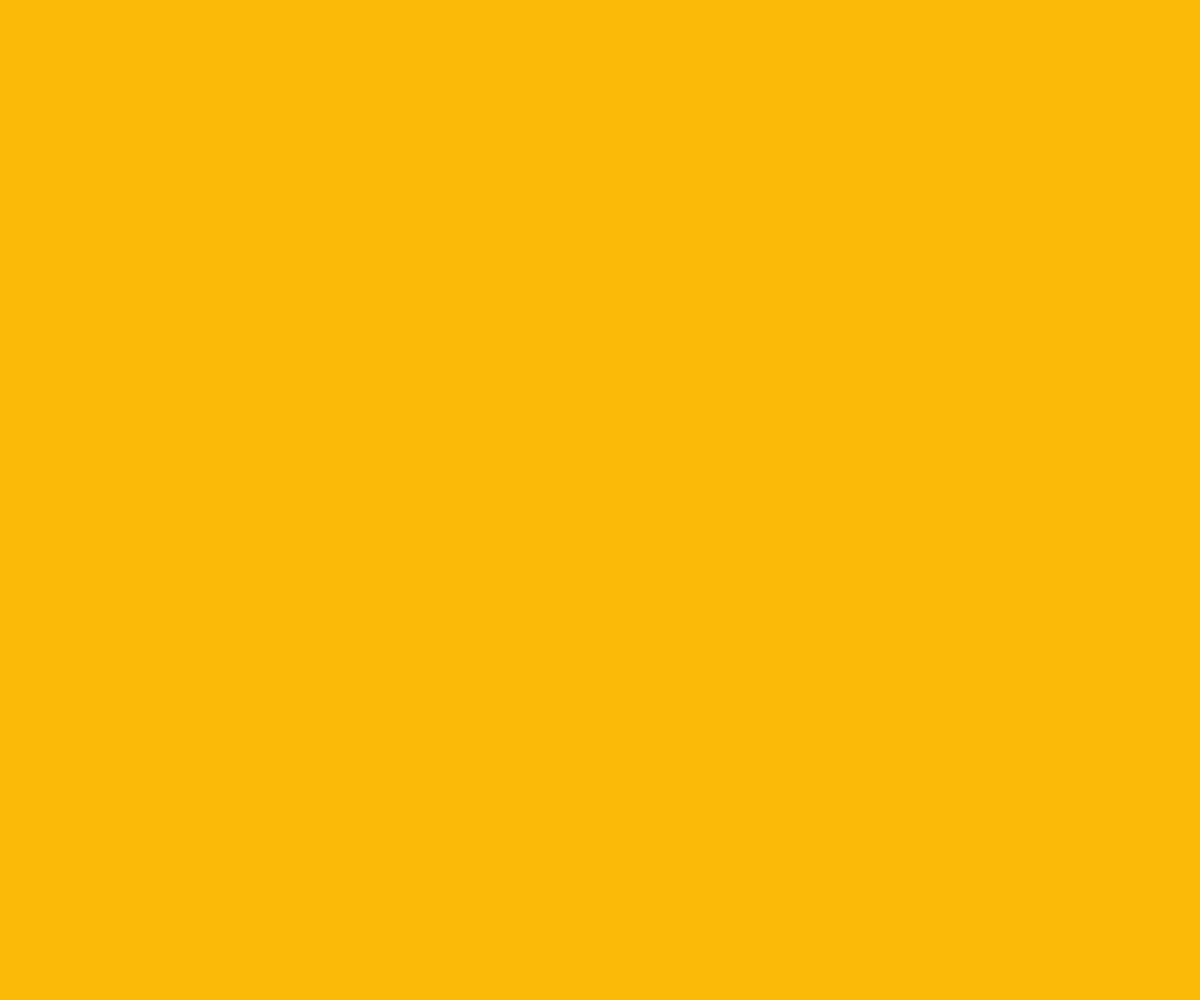
Frame 1 (no input)
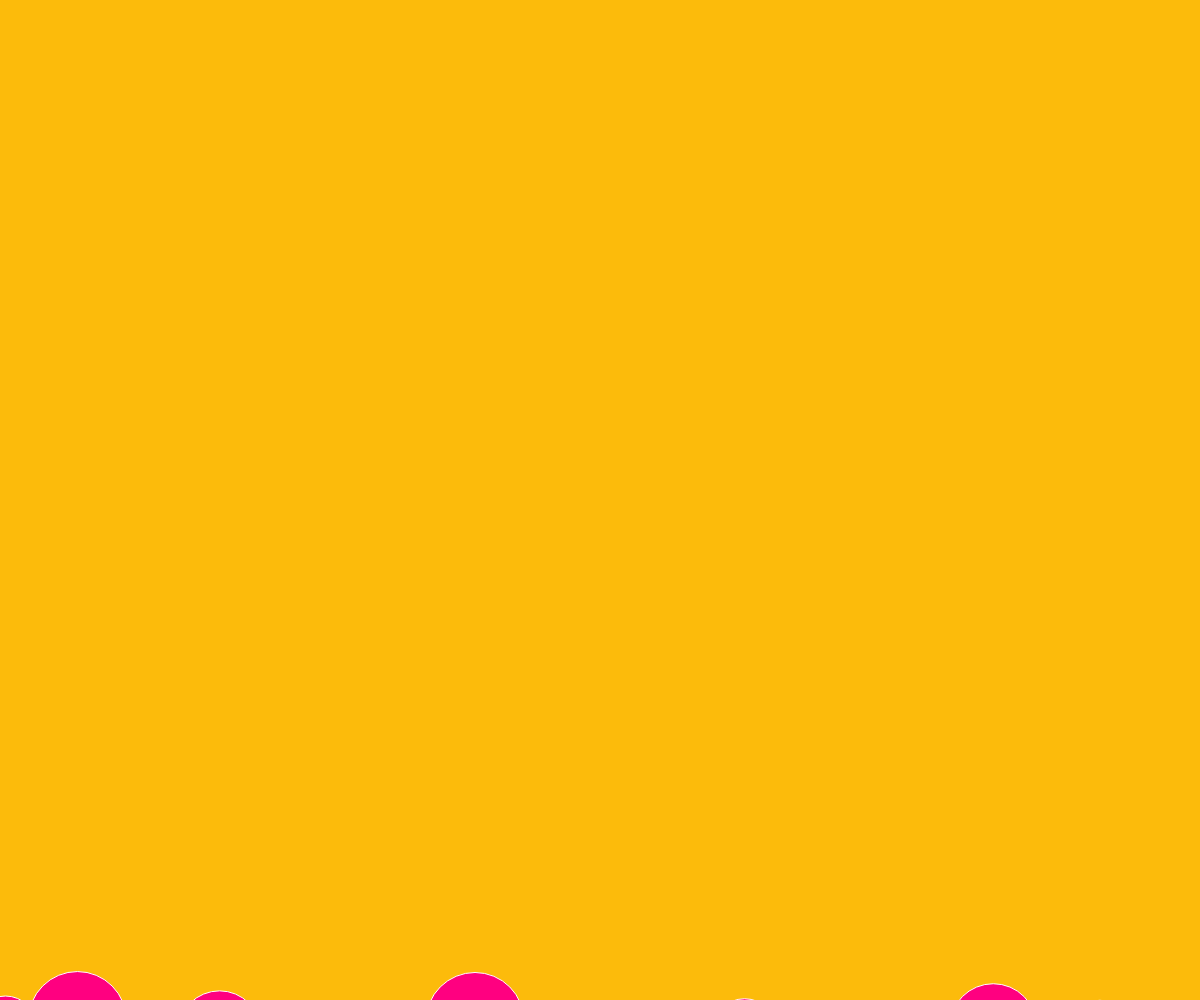
Frame 60 (no input)
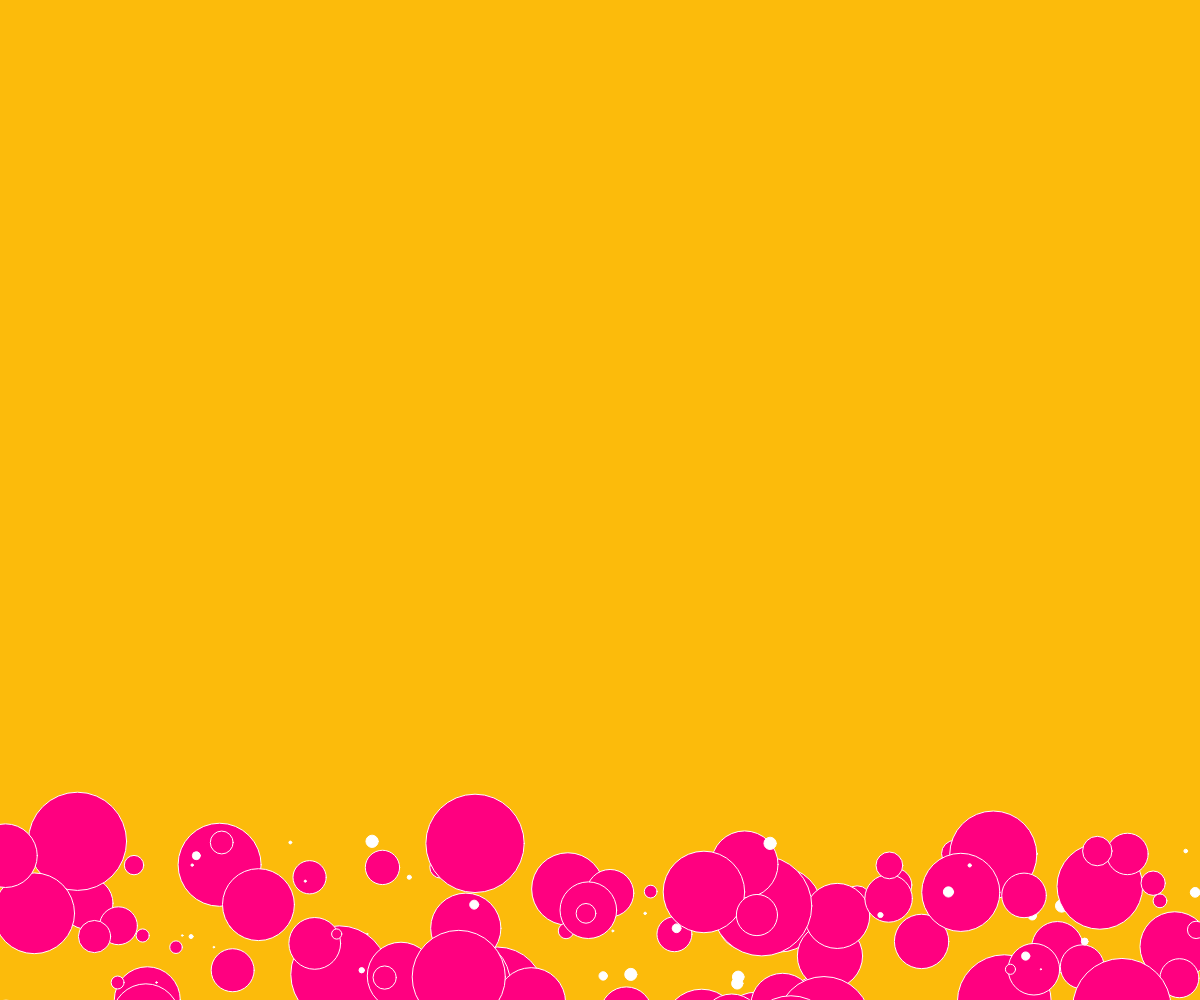
Frame 120 (the mouse pressed at the canvas centre since frame 60)

The p5.js sketch that drew these frames (run headless with seeded random() and noise() and a simulated clock; from frame 60 on, the mouse is pressed at the canvas centre):

// p5.js sketch
// ── sketch.js
var bubbles = [];
var totalBubbles = 100;
var backgroundColor = '#fcbb0b';
var bubbleColor = '#ff0080';

var Bubble = function(x, y, diameter, options) {
  this.x = x;
  this.y = y;
  this.diameter = diameter;
  this.speed = options.speed;
  this.offset = options.offset;
};

function setup() {
  createCanvas(window.innerWidth, window.innerHeight);
  background('#fcbb0b');

  // console.log('This is where we setup the canvas or drawing space');

  for(var i = 0; i < totalBubbles; i++) {
    bubbles.push(new Bubble(random(0, width), window.innerHeight + 200, random(10, 100), {
      speed : random(1, 3),
      offset : 0
    }));
  }
}


function draw() {
  background(backgroundColor);

  bubbles.forEach(function(bubble) {
    drawBubble(bubble);
  });
}

function drawBubble(bubble) {
  if(bubble.offset > window.innerHeight + 400) {
    bubble.offset = 0;
  }

  bubble.offset = bubble.offset + bubble.speed;

  fill(bubbleColor);
  stroke('none');
  ellipse(bubble.x, bubble.y - bubble.offset, bubble.diameter, bubble.diameter);
//   console.log('THis is the method that gets called a loops to animate');

  fill('white');
  ellipse(bubble.x + (bubble.diameter * 3), bubble.y - bubble.offset, bubble.diameter / 8, bubble.diameter / 8);
}
